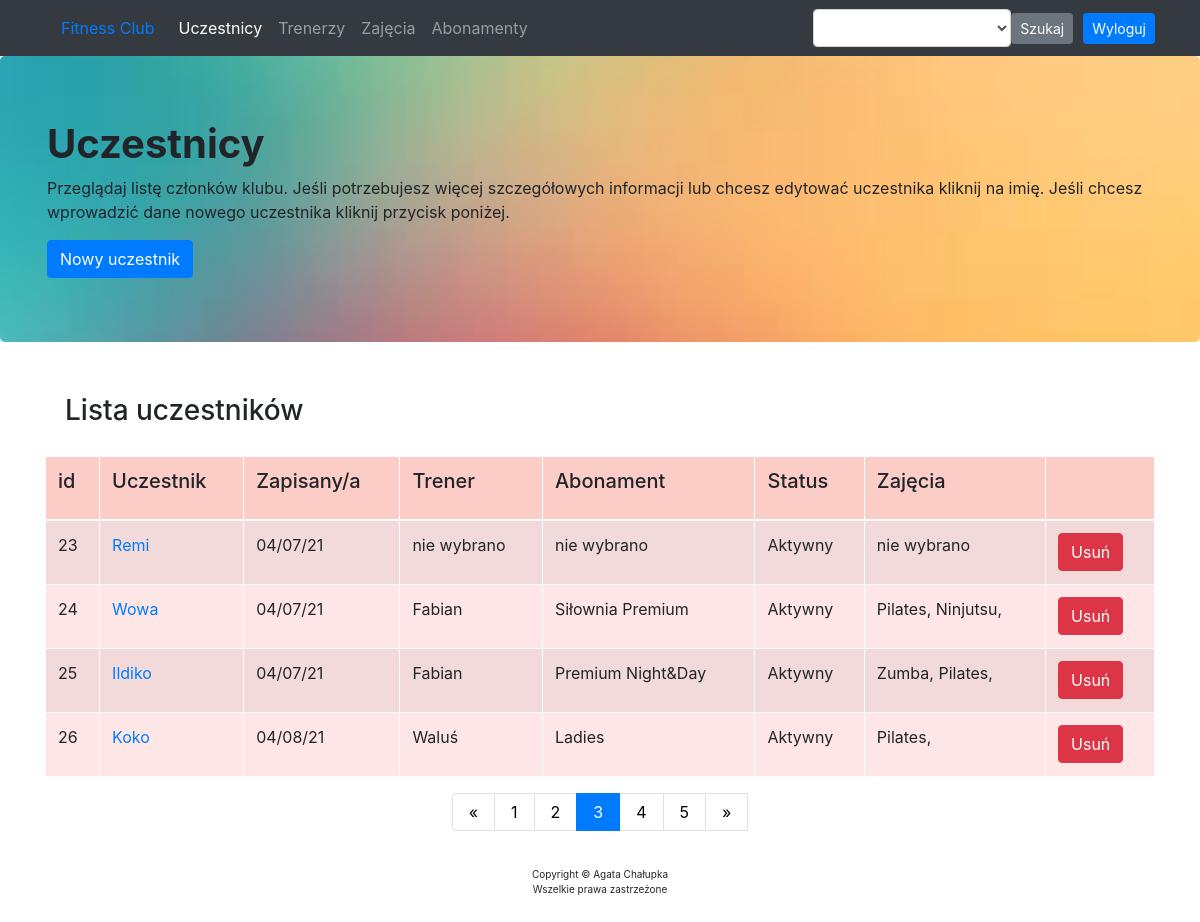
Page /users/2 (signed in) on the earlier database version.
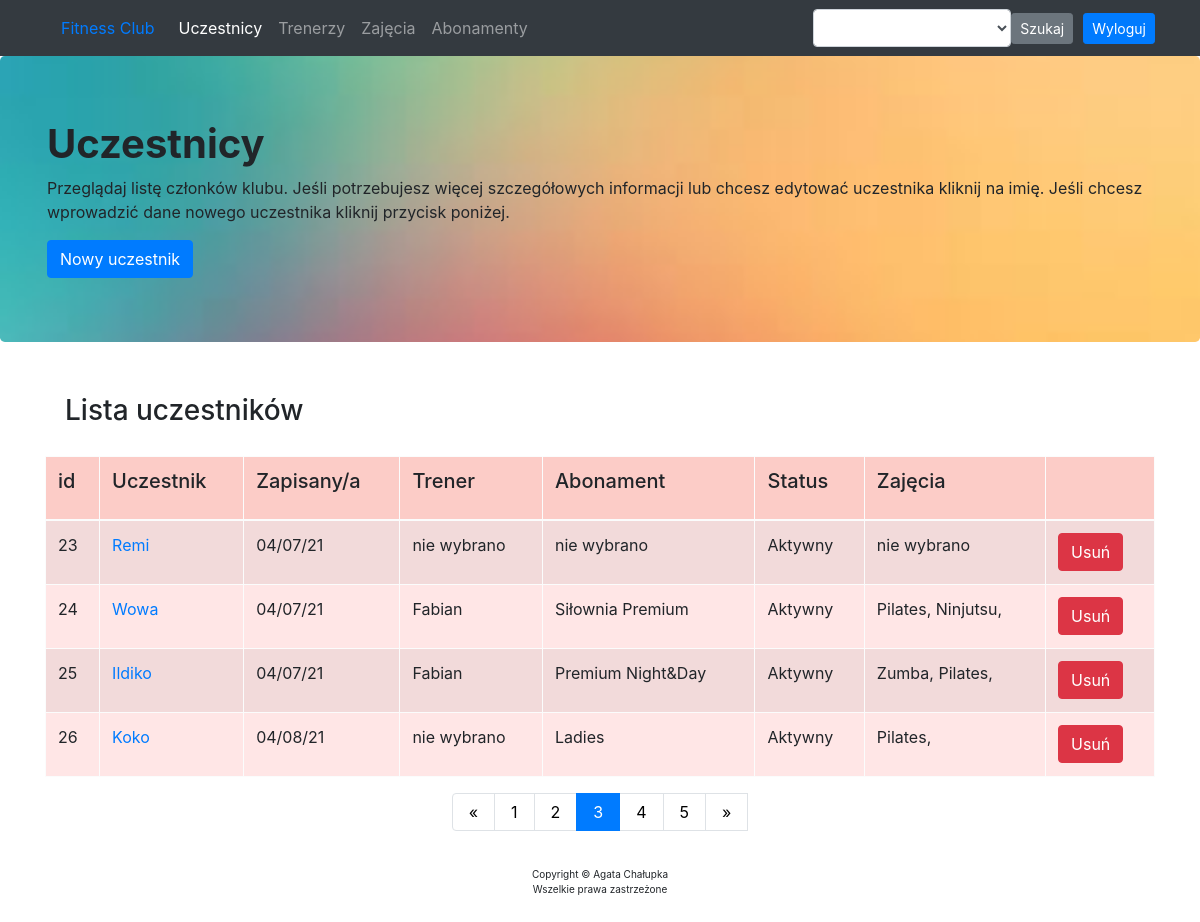
Same page on the later database version.
### app/models.py (models this page shows, shortened)
class User(db.Model):
    __tablename__ = "user"
    id = db.Column(db.Integer, primary_key=True)
    name = db.Column(db.String(50))
    sign_up = db.Column(db.DateTime, index=True, default=datetime.utcnow)
    active = db.Column(db.Boolean, default=False)
    trainer_id = db.Column(db.Integer, db.ForeignKey('trainer.id'))
    subscription_id = db.Column(db.Integer, db.ForeignKey('subscription.id'))
    courses = db.relationship("Course",
                              secondary=association_table,
                              back_populates="users",
                              lazy="subquery"
                              )

class Trainer(db.Model):
    id = db.Column(db.Integer, primary_key=True)
    name = db.Column(db.String(50))
    personal = db.Column(db.Boolean, default=False)
    trainees = db.relationship("User", backref="trainee", lazy="dynamic")
    classes = db.relationship("Course",
                              secondary=association_table_2,
                              back_populates="instructors",
                              lazy="subquery")

class Subscription(db.Model):
    __tablename__ = "subscription"
    id = db.Column(db.Integer, primary_key=True)
    name = db.Column(db.String(40))
    users = db.relationship("User", backref="holder", lazy="dynamic")

class Course(db.Model):
    id = db.Column(db.Integer, primary_key=True)
    name = db.Column(db.String(50))
    instructors = db.relationship("Trainer",
                                  secondary=association_table_2,
                                  back_populates="classes",
                                  lazy="subquery")
    users = db.relationship("User",
                            secondary=association_table,
                            back_populates="courses",
                            lazy="subquery")

### app/routes.py (the view, shortened to what this page needs)
@app.route('/users/<int:num>', methods=["GET", "POST"])
@login_required
def users_all(num):
    search_form = SearchForm()
    route = "/users/0"
    users = User.query.all()[num*4:num*4+4]
    users_num = math.ceil((len(User.query.all()))/4)
    new_id = max([user.id for user in User.query.all()]) + 1
    trainers = Trainer.query.all()
    subscriptions = Subscription.query.all()
    form = UserForm()
    error = None
    return render_template("members.html", num=num, users=users,
                           trainers=trainers, subscriptions=subscriptions,
                           error=error, form=form, users_num=users_num,
                           new_id=new_id, route=route, navs=navs,
                           search_form=search_form)

### app/forms.py
class SearchForm(FlaskForm):
    name = SelectField("name")
    def __init__(self, *args, **kwargs):
        super(SearchForm, self).__init__(*args, **kwargs)
        self.name.choices = [('', '')] + \
            sorted(
                [(user.name, user.name) for user in User.query.all()] +
                [(trainer.name, trainer.name)
                 for trainer in Trainer.query.all()] +
                [(course.name, course.name) for course in Course.query.all()] +
                [(sub.name, sub.name) for sub in Subscription.query.all()]
            )

class UserForm(FlaskForm):
    name = StringField("name", validators=[DataRequired()])
    active = BooleanField("active", default=True)
    trainer = SelectField("Trainer")
    subscription = SelectField("Subscription")
    courses = SelectMultipleField("Course")
    def __init__(self, *args, **kwargs):
        super(UserForm, self).__init__(*args, **kwargs)
        self.trainer.choices = [''] + \
                               [trainer.name for trainer in
                                Trainer.query.filter_by(personal=True).all()]
        self.subscription.choices = [''] + [subscription.name for subscription
                                            in Subscription.query.all()]
        self.courses.choices = [('', '')] + [(course.name, course.name) for
                                             course in Course.query.all()]

### app/routes.py (called while the page is built)
def login_required(view_func):
    @functools.wraps(view_func)
    def check_permissions(*args, **kwargs):
        if session.get('logged_in'):
            return view_func(*args, **kwargs)
        return redirect(url_for('login', next=request.path))
    return check_permissions

### app/templates/members.html
{% extends "index.html" %}
{% block content %}
<div class="jumbotron" style="background-image: url('/static/pics/gra_6.jpg'); background-size: cover; background-position: center;">
     <div class="container">
    <h1 style="font-weight: bold;">Uczestnicy</h1>
        <p>Przeglądaj listę członków klubu. Jeśli potrzebujesz więcej szczegółowych informacji lub chcesz
            edytować uczestnika kliknij na imię. Jeśli chcesz wprowadzić dane nowego uczestnika kliknij przycisk poniżej.</p>
        <a href="/add-edit-user/{{ new_id }}"><button class="btn btn-primary">Nowy uczestnik</button></a>
     </div>
</div>
<div class="container" style="background-color:">
    <div class="container" style="padding: 20px;">
        <h3 style="">Lista uczestników</h3>
    </div>
    <div class="table-section">
       <table class="table table-striped table-hover table-bordered table-light" style="background-color: #ffe6e6">
           <thead>
            <tr style="background-color: #fcccc7">
                <td><h5>id</h5></td>
                <td><h5>Uczestnik</h5></td>
                <td><h5>Zapisany/a</h5></td>
                <td><h5>Trener</h5></td>
                <td><h5>Abonament</h5></td>
                <td><h5>Status</h5></td>
                <td><h5>Zajęcia</h5></td>
                <td></td>
            </tr>
           </thead>
           <tbody>
           {% for user in users %}
            <tr>
                <td>{{ user.id }}</td>
                <td><a href="/add-edit-user/{{ user.id }}">{{ user.name }}</a></td>
                <td>{{ user.sign_up.strftime("%x") }}</td>
                <td>{% if user.trainee %} {{ user.trainee.name }} {% else %} nie wybrano {% endif %}</td>
                <td>{% if user.holder %} {{ user.holder.name }} {% else %} nie wybrano {% endif %}</td>
                <td>{% if user.active==True %} Aktywny {% elif user.active==False %} Nieaktywny {% endif %}</td>
                <td>{% if user.courses %}{% for course in user.courses %}{{ course.name }}, {% endfor %} {% else %} nie wybrano {% endif %}</td>
                <td>
                    <form action="/delete-user/{{ user.id }}" method="POST">
                        <input type="submit" class="btn btn-danger" value="Usuń">
                    </form>
                </td>
            </tr>
           {% endfor %}
           </tbody>
       </table>
    </div>
</div>
<div class="container">
        <nav>
            <ul class="pagination justify-content-center">
                <li class="page-item">
                    {% if num==0 %}
                    <a href="/users/{{ num }}" aria-label="Previous" class="page-link">
                        {% else %}
                        <a href="/users/{{ num-1 }}" aria-label="Previous" class="page-link">
                            {% endif %}
                        <span aria-hidden="true">&laquo;</span>
                        </a>
                </li>
                {% for i in range(users_num) %}
                {% if i==num %}
                    <li class="page-item active"><a href="/users/{{ i }}" class="page-link">{{ i+1 }}</a></li>
                {% else %}
                    <li class="page-item"><a href="/users/{{ i }}" class="page-link">{{ i+1 }}</a></li>
                {% endif %}
                {% endfor %}
                <li>
                    {% if num!=users_num-1 %}
                    <a href="/users/{{ num+1 }}" aria-label="Next" class="page-link">
                        {% else %}
                        <a href="/users/{{ num }}" aria-label="Next" class="page-link">
                            {% endif %}
                        <span aria-hidden="true">&raquo;</span>
                    </a>
                </li>
            </ul>
        </nav>
</div>
{% endblock %}

### app/templates/index.html (shortened to what this page needs)
<!DOCTYPE html>
<html lang="en">
<head>
  <link rel="stylesheet" href="https://stackpath.bootstrapcdn.com/bootstrap/4.4.1/css/bootstrap.min.css">
  <link href="https://cdnjs.cloudflare.com/ajax/libs/select2/4.0.10/css/select2.min.css" rel="stylesheet" />
</head>
<body>
  <nav class="navbar navbar-expand-lg navbar-dark bg-dark static-top">
    <div class="container">
      <a class="nav-link" href="/">Fitness Club</a>
      <ul class="navbar-nav mr-auto" style="text-align: left">
        {% for nav in navs %}
        <li class="nav-item">
          {% if route == nav[1] %}
          <a class="nav-link active" href="{{ nav[1] }}">{{ nav[0] }}
            {% else %}
            <a class="nav-link" href="{{ nav[1] }}">{{ nav[0] }}
              {% endif %}
            </a>
          </li>
          {% endfor %}
        </ul>
      <form class="form-inline my-2 my-lg-0" action="/" method="POST">
        <p class="nav-item navbar-nav mr-auto">{{ search_form.name(class="form-control") }}</p>
        <button class="btn btn-secondary btn-sm my-2 my-sm-0" type="submit" style="margin-right: 10px;">Szukaj</button>
     </form>
       {% if session.logged_in %}
     <form class="form-inline my-2 my-lg-0" method="POST" action="{{ url_for('logout') }}">
        <button class="btn btn-primary btn-sm my-2 my-sm-0" type="submit">Wyloguj</button>
     </form>
       {% else %}
       <a href="{{ url_for('login') }}" class="btn btn-primary my-2 my-lg-0">Zaloguj</a>
       {% endif %}
   </div>
  </nav>
  {% block content %}
  {% endblock %}
  <div class="container">
    <div class="footer" style="text-align: center; font-size: 10px; padding: 20px;">
        <p>Copyright &copy; Agata Chałupka <br> Wszelkie prawa zastrzeżone</p>
    </div>
  </div>
</body>
</html>

### app/templates/index.html (style rules this page uses)
.table tr { height: 4rem; }
.jumbotron { height: auto; }
.jumbotron h1 { font-weight: bold; }
.pagination { justify-content: center; }
.pagination a { color: black; padding: 8px 16px; text-decoration: none; }

Differences in the rows shown:
changed User "Koko": trainee.name "Waluś" → (not shown); now shows "nie wybrano"
